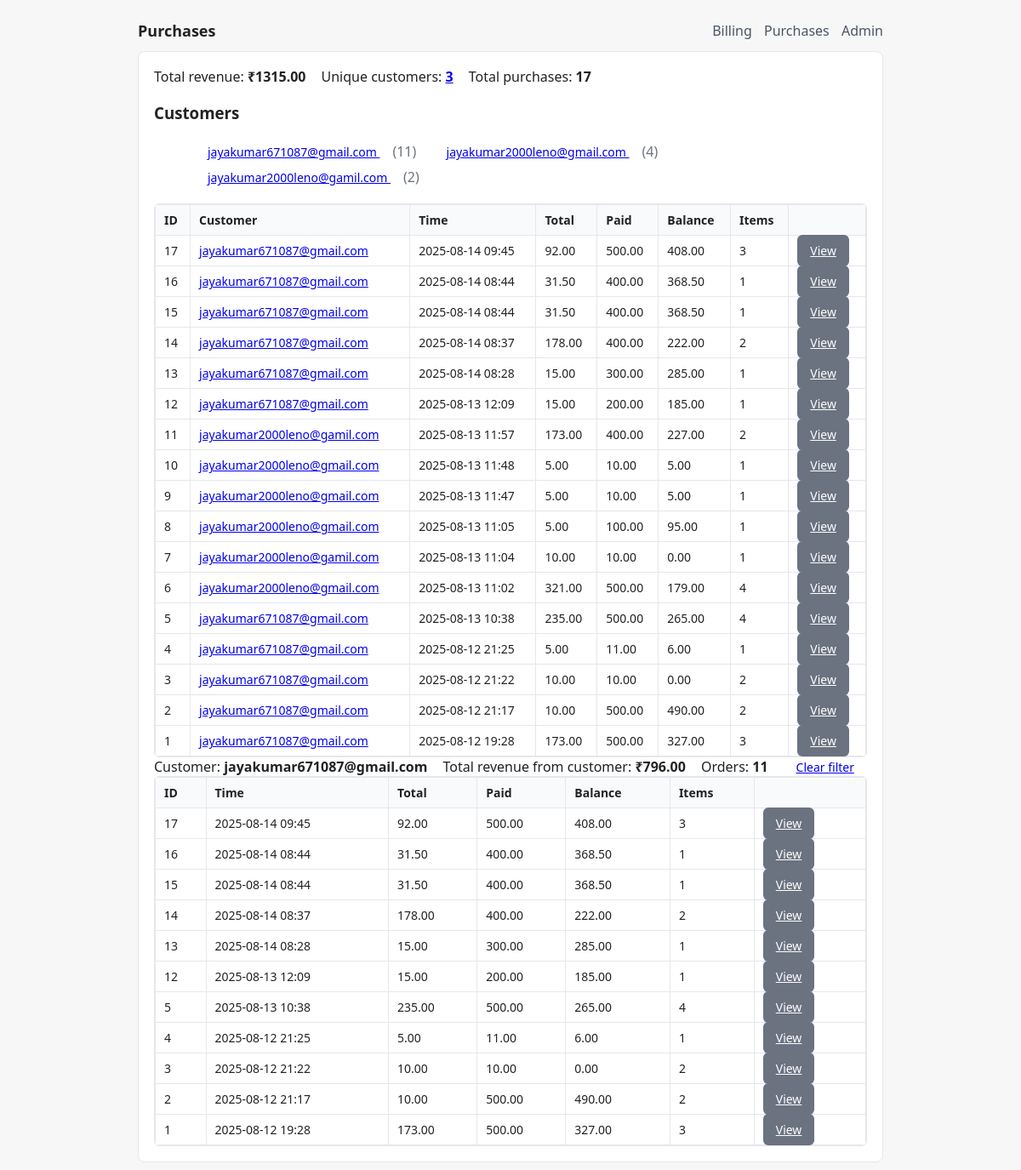
The page /purchases?customer=jayakumar671087@gmail.com on the database its author committed.
### models.py (models this page shows)
class Purchase(Base):
    __tablename__ = "purchases"
    id = Column(Integer, primary_key=True)
    customer_email = Column(String, index=True, nullable=False)
    purchase_time = Column(DateTime, default=datetime.utcnow)
    paid_amount = Column(Float, nullable=False)
    total_amount = Column(Float, nullable=False)
    balance = Column(Float, nullable=False)
    items = relationship("PurchaseItem", back_populates="purchase", cascade="all,delete-orphan")

### app.py (the view)
@app.get("/purchases", response_class=HTMLResponse)
async def view_purchases(
    request: Request,
    db: Session = Depends(get_db),
    customer: Optional[str] = Query(default=None)
    ):
    purchases = db.query(Purchase).order_by(Purchase.purchase_time.desc()).all()
    total_revenue = round(sum(p.total_amount for p in purchases), 2)
    unique_customers = db.query(
        func.count(func.distinct(func.lower(func.trim(Purchase.customer_email))))
    ).scalar()
    customers = db.query(
        func.lower(func.trim(Purchase.customer_email)).label("email"),
        func.count(Purchase.id).label("orders")
    ).group_by("email").order_by(func.count(Purchase.id).desc()).all()
    selected_customer = None
    customer_purchases = []
    customer_total_revenue = 0.0
    if customer:
        norm = customer.strip().lower()
        selected_customer = norm
        customer_purchases = (
            db.query(Purchase)
            .filter(func.lower(func.trim(Purchase.customer_email)) == norm)
            .order_by(Purchase.purchase_time.desc())
            .all()
        )
        customer_total_revenue = round(sum(p.total_amount for p in customer_purchases), 2)
    purchase_rows = [{
        "id": p.id,
        "customer_email": p.customer_email,
        "purchase_time": p.purchase_time,
        "total_amount": p.total_amount,
        "paid_amount": p.paid_amount,
        "balance": p.balance,
        "items_count": len(p.items),
    } for p in purchases]
    customer_rows = [{
        "id": p.id,
        "customer_email": p.customer_email,
        "purchase_time": p.purchase_time,
        "total_amount": p.total_amount,
        "paid_amount": p.paid_amount,
        "balance": p.balance,
        "items_count": len(p.items),
    } for p in customer_purchases]
    return templates.TemplateResponse("purchases.html", {
        "request": request,
        "purchases": purchases,
        "purchase_rows": purchase_rows,
        "total_revenue": total_revenue,
        "unique_customers": unique_customers,
        "customers": customers,                          # list of (email, orders)
        "selected_customer": selected_customer,          # normalized email or None
        "customer_rows": customer_rows,                  # table for selected customer
        "customer_total_revenue": customer_total_revenue # total for selected customer
    })

### templates/purchases.html (shortened to what this page needs)
{% extends "base.html" %}
{% block heading %}Purchases{% endblock %}
{% block content %}
<div class="stats">
    <div>Total revenue: <strong>₹{{ "%.2f"|format(total_revenue) }}</strong></div>
    <div>
        Unique customers:
        <strong>
            <a href="{{ url_for('view_customers') }}">{{ unique_customers }}</a>
        </strong>
    </div>
    <div>Total purchases: <strong>{{ purchases|length }}</strong></div>
</div>
<div class="mt-6">
    <h3>Customers</h3>
    <ul class="chips">
        {% for c in customers %}
        <li style="display:inline-block; margin:4px 8px;">
            <a class="btn btn-small" href="{{ url_for('view_purchases') }}?customer={{ c.email|urlencode }}">
                {{ c.email }}
            </a>
            <span class="muted">({{ c.orders }})</span>
        </li>
        {% else %}
        <li class="muted">No customers yet.</li>
        {% endfor %}
    </ul>
</div>
<div class="table-wrap mt-10">
    <table class="table">
        <thead>
            <tr>
                <th>ID</th>
                <th>Customer</th>
                <th>Time</th>
                <th>Total</th>
                <th>Paid</th>
                <th>Balance</th>
                <th>Items</th>
                <th></th>
            </tr>
        </thead>
        <tbody>
            {% for p in purchase_rows %}
            <tr>
                <td>{{ p.id }}</td>
                <td>
                    <a href="{{ url_for('view_purchases') }}?customer={{ p.customer_email|trim|lower|urlencode }}">
                        {{ p.customer_email }}
                    </a>
                </td>
                <td>{{ p.purchase_time.strftime("%Y-%m-%d %H:%M") }}</td>
                <td>{{ "%.2f"|format(p.total_amount) }}</td>
                <td>{{ "%.2f"|format(p.paid_amount) }}</td>
                <td>{{ "%.2f"|format(p.balance) }}</td>
                <td>{{ p.items_count }}</td>
                <td><a class="btn btn-secondary" href="/purchase/{{ p.id }}">View</a></td>
            </tr>
            {% else %}
            <tr>
                <td colspan="8" class="muted">No purchases yet.</td>
            </tr>
            {% endfor %}
        </tbody>
    </table>
</div>
{% if selected_customer %}
<div class="mt-12">
    <div class="stats">
        <div>Customer: <strong>{{ selected_customer }}</strong></div>
        <div>Total revenue from customer: <strong>₹{{ "%.2f"|format(customer_total_revenue) }}</strong></div>
        <div>Orders: <strong>{{ customer_rows|length }}</strong></div>
        <div><a class="btn" href="{{ url_for('view_purchases') }}">Clear filter</a></div>
    </div>
    <div class="table-wrap mt-6">
        <table class="table">
            <thead>
                <tr>
                    <th>ID</th>
                    <th>Time</th>
                    <th>Total</th>
                    <th>Paid</th>
                    <th>Balance</th>
                    <th>Items</th>
                    <th></th>
                </tr>
            </thead>
            <tbody>
                {% for p in customer_rows %}
                <tr>
                    <td>{{ p.id }}</td>
                    <td>{{ p.purchase_time.strftime("%Y-%m-%d %H:%M") }}</td>
                    <td>{{ "%.2f"|format(p.total_amount) }}</td>
                    <td>{{ "%.2f"|format(p.paid_amount) }}</td>
                    <td>{{ "%.2f"|format(p.balance) }}</td>
                    <td>{{ p.items_count }}</td>
                    <td><a class="btn btn-secondary" href="/purchase/{{ p.id }}">View</a></td>
                </tr>
                {% else %}
                <tr>
                    <td colspan="7" class="muted">No purchases for this customer.</td>
                </tr>
                {% endfor %}
            </tbody>
        </table>
    </div>
</div>
{% endif %}
{% endblock %}

### static/styles.css (style rules this page uses)
* { box-sizing: border-box; }
body { font-family: system-ui, -apple-system, Segoe UI, Roboto, Arial, sans-serif; color:#222; background:#f7f7f8; }
.mt-10 { margin-top:10px; }
.btn { border:1px solid transparent; padding:8px 14px; border-radius:6px; cursor:pointer; font-size:14px; }
.btn-secondary { background:#6b7280; color:#fff; }
.table-wrap { overflow:auto; border:1px solid #e5e7eb; border-radius:6px; }
.table { width:100%; border-collapse:collapse; }
.table th, .table td { border:1px solid #e5e7eb; padding:8px 10px; text-align:left; font-size:14px; }
.table th { background:#f9fafb; font-weight:600; }
.muted { color:#6b7280; }
.stats { display:flex; gap:18px; }

### rows shown on the page
Purchase: id "17", customer_email "jayakumar671087@gmail.com", purchase_time "2025-08-14 09:45", total_amount "92.00", paid_amount "500.00", balance "408.00", items_count "3"
Purchase: id "16", customer_email "jayakumar671087@gmail.com", purchase_time "2025-08-14 08:44", total_amount "31.50", paid_amount "400.00", balance "368.50", items_count "1"
Purchase: id "15", customer_email "jayakumar671087@gmail.com", purchase_time "2025-08-14 08:44", total_amount "31.50", paid_amount "400.00", balance "368.50", items_count "1"
Purchase: id "14", customer_email "jayakumar671087@gmail.com", purchase_time "2025-08-14 08:37", total_amount "178.00", paid_amount "400.00", balance "222.00", items_count "2"
Purchase: id "13", customer_email "jayakumar671087@gmail.com", purchase_time "2025-08-14 08:28", total_amount "15.00", paid_amount "300.00", balance "285.00", items_count "1"
Purchase: id "12", customer_email "jayakumar671087@gmail.com", purchase_time "2025-08-13 12:09", total_amount "15.00", paid_amount "200.00", balance "185.00", items_count "1"
Purchase: id "11", customer_email "jayakumar2000leno@gamil.com", purchase_time "2025-08-13 11:57", total_amount "173.00", paid_amount "400.00", balance "227.00", items_count "2"
Purchase: id "10", customer_email "jayakumar2000leno@gmail.com", purchase_time "2025-08-13 11:48", total_amount "5.00", paid_amount "10.00", balance "5.00", items_count "1"
Purchase: id "9", customer_email "jayakumar2000leno@gmail.com", purchase_time "2025-08-13 11:47", total_amount "5.00", paid_amount "10.00", balance "5.00", items_count "1"
Purchase: id "8", customer_email "jayakumar2000leno@gmail.com", purchase_time "2025-08-13 11:05", total_amount "5.00", paid_amount "100.00", balance "95.00", items_count "1"
Purchase: id "7", customer_email "jayakumar2000leno@gamil.com", purchase_time "2025-08-13 11:04", total_amount "10.00", paid_amount "10.00", balance "0.00", items_count "1"
Purchase: id "6", customer_email "jayakumar2000leno@gmail.com", purchase_time "2025-08-13 11:02", total_amount "321.00", paid_amount "500.00", balance "179.00", items_count "4"
Purchase: id "5", customer_email "jayakumar671087@gmail.com", purchase_time "2025-08-13 10:38", total_amount "235.00", paid_amount "500.00", balance "265.00", items_count "4"
Purchase: id "4", customer_email "jayakumar671087@gmail.com", purchase_time "2025-08-12 21:25", total_amount "5.00", paid_amount "11.00", balance "6.00", items_count "1"
Purchase: id "3", customer_email "jayakumar671087@gmail.com", purchase_time "2025-08-12 21:22", total_amount "10.00", paid_amount "10.00", balance "0.00", items_count "2"
Purchase: id "2", customer_email "jayakumar671087@gmail.com", purchase_time "2025-08-12 21:17", total_amount "10.00", paid_amount "500.00", balance "490.00", items_count "2"
Purchase: id "1", customer_email "jayakumar671087@gmail.com", purchase_time "2025-08-12 19:28", total_amount "173.00", paid_amount "500.00", balance "327.00", items_count "3"

### other values the page prints
{{ "%.2f"|format(total_revenue) }} "1315.00"
{{ unique_customers }} "3"
{{ purchases|length }} "17"
{{ c.email }} "jayakumar671087@gmail.com" "jayakumar2000leno@gmail.com" "jayakumar2000leno@gamil.com"
{{ c.orders }} "11" "4" "2"
{{ selected_customer }} "jayakumar671087@gmail.com"
{{ "%.2f"|format(customer_total_revenue) }} "796.00"
{{ customer_rows|length }} "11"
